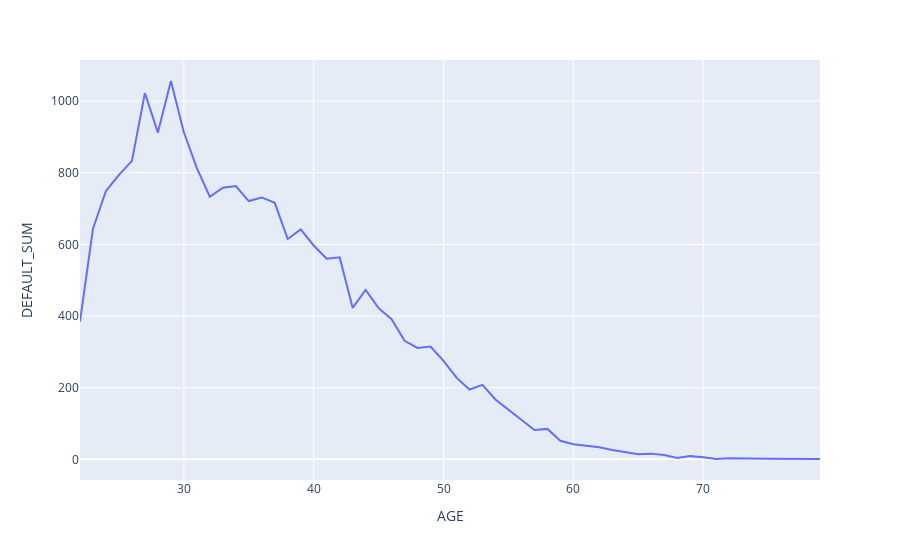

Source (notebook cell):
### Code cell
fig = px.line(aggr4, x='AGE', y='DEFAULT_SUM')
fig.show()

### Figure 1 — Plotly figure (JSON) as saved in the notebook; plotly's stock layout.template omitted (floating-point values rounded to 4 significant figures)
{"data": [{"hovertemplate": "AGE=%{x}<br>DEFAULT_SUM=%{y}<extra></extra>", "legendgroup": "", "line": {"color": "#636efa", "dash": "solid"}, "marker": {"symbol": "circle"}, "mode": "lines", "name": "", "orientation": "v", "showlegend": false, "type": "scatter", "x": [22, 23, 24, 25, 26, 27, 28, 29, 30, 31, 32, 33, 34, 35, 36, 37, 38, 39, 40, 41, 42, 43, 44, 45, 46, 47, 48, 49, 50, 51, 52, 53, 54, 55, 56, 57, 58, 59, 60, 61, 62, 63, 64, 65, 66, 67, 68, 69, 70, 71, 72, 73, 75, 79], "xaxis": "x", "y": [385, 644, 749, 794, 833, 1022, 912, 1056, 913, 813, 733, 758, 763, 721, 731, 716, 615, 642, 597, 560, 564, 423, 473, 422, 391, 331, 311, 315, 275, 228, 195, 208, 167, 139, 110, 82, 85, 52, 42, 38, 34, 26, 19, 14, 16, 12, 4, 9, 6, 1, 3, 2, 2, 1], "yaxis": "y"}], "layout": {"autosize": true, "legend": {"tracegroupgap": 0}, "margin": {"t": 60}, "xaxis": {"anchor": "y", "autorange": true, "domain": [0, 1], "range": [22, 79], "title": {"text": "AGE"}, "type": "linear"}, "yaxis": {"anchor": "x", "autorange": true, "domain": [0, 1], "range": [-57.61, 1115.0], "title": {"text": "DEFAULT_SUM"}, "type": "linear"}}}
